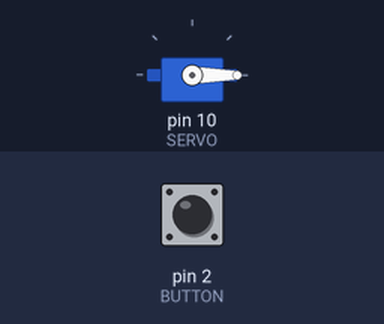
Simulated run of this sketch. Board: Arduino Uno, built with avr-gcc and run on an emulated ATmega328P. Parts: servo. The test bench sets the inputs (shaded band); at power-on: pin 2 (BUTTON) HIGH.

Above: at 1.2 s.
1.3 s: pin 2 (BUTTON) pulled LOW for 0.15 s
At 3.4 s:
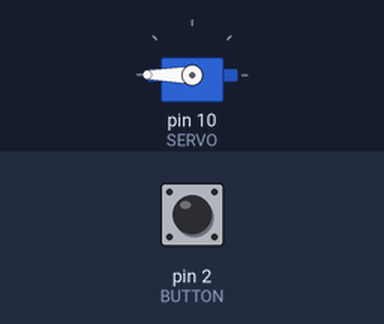
3.7 s: pin 2 (BUTTON) pulled LOW for 1 s
At 3.9 s:
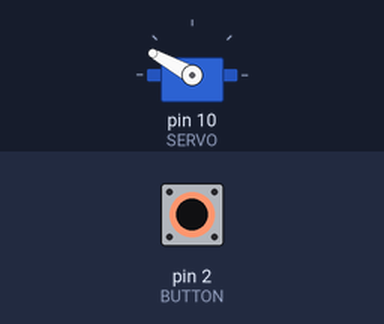
6.2 s: pin 2 (BUTTON) pulled LOW for 3.2 s
At 6.69 s:
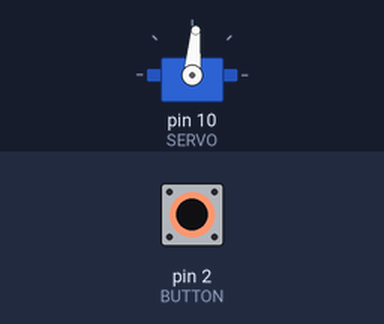
Timing chart, 0 to 9.2 s (numbered marks = the images above; inputs shaded):
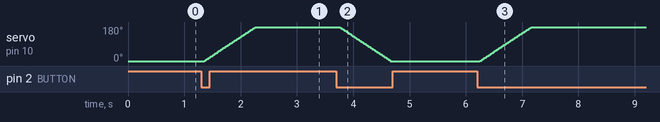

Measured:
- after the input at 1.3 s, servo on pin 10 (SERVO): moves from 0° to 180° over 0.91 s, starting after 0.05 s
- after the input at 3.7 s, servo on pin 10 (SERVO): moves from 180° to 0° over 0.91 s, starting after 0.05 s
- after the input at 6.2 s, servo on pin 10 (SERVO): moves from 0° to 180° over 0.91 s, starting after 0.05 s

The sketch:

04.01-servo-motor.ino
```cpp
#include <Servo.h>
#include <ezButton.h>

//#define DEBUG

#define BUTTON 2
#define SERVO 10

#define DEBOUNCE 50
#define ANGLE 180
#define STEPSIZE 1	// WARNING: currentAngle is unsigned going below zero will jump to 255 (or lower) there is no check for this!!!

Servo servo1;
ezButton button(BUTTON);

unsigned char state;
unsigned char currentAngle;
unsigned char targetAngle;

void setup()
{
	#ifdef DEBUG
	Serial.begin(9600);
	#endif

	button.setDebounceTime(DEBOUNCE);
	servo1.attach(SERVO);

	state = currentAngle = targetAngle = 0;

	servo1.write(state*ANGLE);

	#ifdef DEBUG
	Serial.println("Setup complete");
	#endif
}

void loop()
{
	button.loop();

	if (button.isPressed())
	{
		state = !state;
		if (currentAngle == targetAngle)
		{
			// Servo reached target angle
			targetAngle = state*ANGLE;

			#ifdef DEBUG
			Serial.print("Target angle ");
			Serial.println(targetAngle, DEC);
			#endif
		}
		else
		{
			// Servo has not reached target angle and needs to be paused
			targetAngle = currentAngle;

			#ifdef DEBUG
			Serial.print("Pausing at angle ");
			Serial.println(currentAngle, DEC);
			#endif
		}
	}

	if(targetAngle != currentAngle)
	{
		// Servo needs to be moved

		/*
		if(targetAngle < currentAngle)
			currentAngle--;
		else
			currentAngle++;
		*/
		currentAngle += targetAngle < currentAngle ? -STEPSIZE : STEPSIZE;

		servo1.write(currentAngle);

		#ifdef DEBUG
		Serial.print("Current angle ");
		Serial.println(currentAngle, DEC);
		#else
		delay(5);
		#endif
	}
}
```
